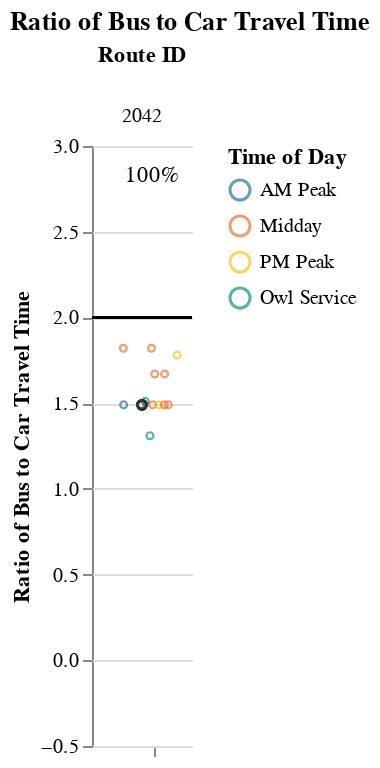
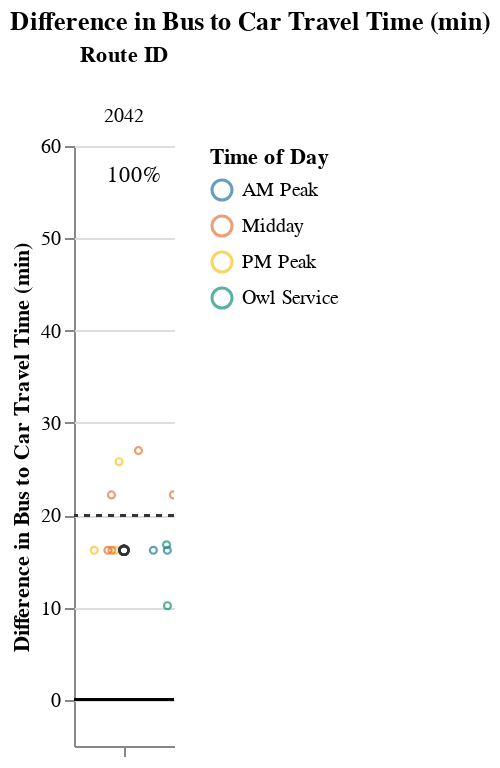

Notebook code cell kept with these figures, in order:
### Markdown cell above
## Viable Competitive Routes
### Short Routes (< 1 hr)

### Code cell
# Allow for possibility that operator doesn't have routes that fall into certain route_groups
# But, jupyterbook will not like markdown with f-string
# separate out route_group and put in each cell, and use try/except + if to display...
# but all 3 route groups must be displayed. just add sentence about why no routes were returned at the end
route_group = "short"
try:
    display_charts_for_route_group(df, route_group)
except:
    print("No routes meet this criteria.")

### Figure 1 — Vega-Lite specification as saved in the notebook (floating-point values rounded to 4 significant figures)
{"config": {"view": {"continuousWidth": 400, "continuousHeight": 300, "stroke": null}, "facet": {"spacing": 0}}, "data": {"name": "data-8a49054a82c41e74d1787f63de13a7ff"}, "facet": {"column": {"field": "route_id", "sort": ["2042"], "title": "Route ID", "type": "nominal"}}, "spec": {"layer": [{"mark": "rule", "encoding": {"color": {"value": "black"}, "y": {"field": "cutoff", "type": "quantitative"}}, "selection": {"selector001": {"type": "interval", "bind": "scales", "encodings": ["x", "y"]}}}, {"mark": {"type": "point", "opacity": 0.65, "size": 12, "strokeWidth": 1.1}, "encoding": {"color": {"field": "time_of_day", "scale": {"range": ["#136C97", "#E16B26", "#F6BF16", "#00896B", "#7790A3", "#5B559C"]}, "sort": ["AM Peak", "Midday", "PM Peak", "Owl Service"], "title": "Time of Day", "type": "nominal"}, "tooltip": [{"field": "route_id", "type": "nominal"}, {"field": "trip_id", "type": "nominal"}, {"field": "service_hours", "type": "quantitative"}, {"field": "car_duration_hours", "type": "quantitative"}, {"field": "bus_multiplier", "type": "quantitative"}, {"field": "bus_difference", "type": "quantitative"}, {"field": "num_trips", "type": "quantitative"}, {"field": "num_competitive", "type": "quantitative"}, {"field": "pct_trips_competitive", "type": "quantitative"}, {"field": "p25", "type": "quantitative"}, {"field": "p50", "type": "quantitative"}, {"field": "p75", "type": "quantitative"}], "x": {"axis": {"grid": false, "labels": false, "ticks": true, "values": [0]}, "field": "jitter", "scale": {}, "title": null, "type": "quantitative"}, "y": {"field": "bus_multiplier", "scale": {"domain": [-0.25, 2.8]}, "title": "Ratio of Bus to Car Travel Time", "type": "quantitative"}}, "transform": [{"calculate": "sqrt(-2*log(random()))*cos(2*PI*random())", "as": "jitter"}], "width": 50}, {"layer": [{"mark": {"type": "point", "opacity": 0.6, "size": 20, "strokeWidth": 1.3}, "encoding": {"color": {"value": "#323434"}, "y": {"field": "bus_multiplier", "type": "quantitative"}}, "transform": [{"filter": "(datum.p50_trip === 1)"}]}, {"mark": {"type": "text", "align": "center", "baseline": "middle"}, "encoding": {"color": {"value": "black"}, "text": {"field": "pct_trips_competitive", "format": ".0%", "type": "quantitative"}, "tooltip": [{"field": "route_id", "type": "nominal"}, {"field": "trip_id", "type": "nominal"}, {"field": "service_hours", "type": "quantitative"}, {"field": "car_duration_hours", "type": "quantitative"}, {"field": "bus_multiplier", "type": "quantitative"}, {"field": "bus_difference", "type": "quantitative"}, {"field": "num_trips", "type": "quantitative"}, {"field": "num_competitive", "type": "quantitative"}, {"field": "pct_trips_competitive", "type": "quantitative"}, {"field": "p25", "type": "quantitative"}, {"field": "p50", "type": "quantitative"}, {"field": "p75", "type": "quantitative"}], "x": {"value": 30}, "y": {"value": 15}}, "transform": [{"calculate": "sqrt(-2*log(random()))*cos(2*PI*random())", "as": "jitter"}, {"filter": "(datum.fastest_trip === 1)"}]}]}]}, "resolve": {"scale": {"y": "shared"}}, "title": "Ratio of Bus to Car Travel Time", "$schema": "https://vega.github.io/schema/vega-lite/v4.17.0.json", "datasets": {"data-8a49054a82c41e74d1787f63de13a7ff": [{"calitp_itp_id": 159, "trip_key": 6494662133026071208, "trip_id": "t_1547207_b_25985_tn_0", "shape_id": "p_4695", "route_id": "2042", "service_hours": 0.72, "trip_first_departure_ts": 21600, "trip_last_arrival_ts": 24180, "departure_hour": 6, "time_of_day": "Owl Service", "p25": 0.82, "p50": 0.82, "p75": 0.92, "p50_trip": 0, "fastest_trip": 1, "car_duration_hours": 0.55, "competitive_route": 1, "bus_multiplier": 1.31, "bus_difference": 10.2, "num_trips": 14, "num_competitive": 14, "pct_trips_competitive": 1.0, "bus_difference_spread": 16.8, "route_group": "short", "max_trip_hrs": 1.0, "max_trip_route_group": 1.0, "name": "Lake Transit Authority", "caltrans_district": "01 - Eureka", "drmt_organization_name": "['reck7ddrpXSeA0mH0']", "cutoff2": 20, "cutoff": 2}, {"calitp_itp_id": 159, "trip_key": -2495627823400254138, "trip_id": "t_1057379_b_25985_tn_0", "shape_id": "p_4696", "route_id": "2042", "service_hours": 0.82, "trip_first_departure_ts": 32400, "trip_last_arrival_ts": 35340, "departure_hour": 9, "time_of_day": "AM Peak", "p25": 0.82, "p50": 0.82, "p75": 0.92, "p50_trip": 1, "fastest_trip": 0, "car_duration_hours": 0.55, "competitive_route": 1, "bus_multiplier": 1.49, "bus_difference": 16.2, "num_trips": 14, "num_competitive": 14, "pct_trips_competitive": 1.0, "bus_difference_spread": 16.8, "route_group": "short", "max_trip_hrs": 1.0, "max_trip_route_group": 1.0, "name": "Lake Transit Authority", "caltrans_district": "01 - Eureka", "drmt_organization_name": "['reck7ddrpXSeA0mH0']", "cutoff2": 20, "cutoff": 2}, {"calitp_itp_id": 159, "trip_key": 6672467146987189394, "trip_id": "t_1547210_b_25985_tn_0", "shape_id": "p_4685", "route_id": "2042", "service_hours": 0.82, "trip_first_departure_ts": 66600, "trip_last_arrival_ts": 69540, "departure_hour": 18, "time_of_day": "PM Peak", "p25": 0.82, "p50": 0.82, "p75": 0.92, "p50_trip": 1, "fastest_trip": 0, "car_duration_hours": 0.55, "competitive_route": 1, "bus_multiplier": 1.49, "bus_difference": 16.2, "num_trips": 14, "num_competitive": 14, "pct_trips_competitive": 1.0, "bus_difference_spread": 16.8, "route_group": "short", "max_trip_hrs": 1.0, "max_trip_route_group": 1.0, "name": "Lake Transit Authority", "caltrans_district": "01 - Eureka", "drmt_organization_name": "['reck7ddrpXSeA0mH0']", "cutoff2": 20, "cutoff": 2}, {"calitp_itp_id": 159, "trip_key": 4262090264244909449, "trip_id": "t_1057322_b_25985_tn_0", "shape_id": "p_4696", "route_id": "2042", "service_hours": 0.82, "trip_first_departure_ts": 39600, "trip_last_arrival_ts": 42540, "departure_hour": 11, "time_of_day": "Midday", "p25": 0.82, "p50": 0.82, "p75": 0.92, "p50_trip": 1, "fastest_trip": 0, "car_duration_hours": 0.55, "competitive_route": 1, "bus_multiplier": 1.49, "bus_difference": 16.2, "num_trips": 14, "num_competitive": 14, "pct_trips_competitive": 1.0, "bus_difference_spread": 16.8, "route_group": "short", "max_trip_hrs": 1.0, "max_trip_route_group": 1.0, "name": "Lake Transit Authority", "caltrans_district": "01 - Eureka", "drmt_organization_name": "['reck7ddrpXSeA0mH0']", "cutoff2": 20, "cutoff": 2}, {"calitp_itp_id": 159, "trip_key": 5811904466090434083, "trip_id": "t_1057309_b_25985_tn_0", "shape_id": "p_4696", "route_id": "2042", "service_hours": 0.82, "trip_first_departure_ts": 25200, "trip_last_arrival_ts": 28140, "departure_hour": 7, "time_of_day": "AM Peak", "p25": 0.82, "p50": 0.82, "p75": 0.92, "p50_trip": 1, "fastest_trip": 0, "car_duration_hours": 0.55, "competitive_route": 1, "bus_multiplier": 1.49, "bus_difference": 16.2, "num_trips": 14, "num_competitive": 14, "pct_trips_competitive": 1.0, "bus_difference_spread": 16.8, "route_group": "short", "max_trip_hrs": 1.0, "max_trip_route_group": 1.0, "name": "Lake Transit Authority", "caltrans_district": "01 - Eureka", "drmt_organization_name": "['reck7ddrpXSeA0mH0']", "cutoff2": 20, "cutoff": 2}, {"calitp_itp_id": 159, "trip_key": 7583329211563474538, "trip_id": "t_1547208_b_25985_tn_0", "shape_id": "p_4696", "route_id": "2042", "service_hours": 0.82, "trip_first_departure_ts": 50400, "trip_last_arrival_ts": 53340, "departure_hour": 14, "time_of_day": "Midday", "p25": 0.82, "p50": 0.82, "p75": 0.92, "p50_trip": 1, "fastest_trip": 0, "car_duration_hours": 0.55, "competitive_route": 1, "bus_multiplier": 1.49, "bus_difference": 16.2, "num_trips": 14, "num_competitive": 14, "pct_trips_competitive": 1.0, "bus_difference_spread": 16.8, "route_group": "short", "max_trip_hrs": 1.0, "max_trip_route_group": 1.0, "name": "Lake Transit Authority", "caltrans_district": "01 - Eureka", "drmt_organization_name": "['reck7ddrpXSeA0mH0']", "cutoff2": 20, "cutoff": 2}, {"calitp_itp_id": 159, "trip_key": 7029503141809018244, "trip_id": "t_1439235_b_25985_tn_0", "shape_id": "p_4696", "route_id": "2042", "service_hours": 0.82, "trip_first_departure_ts": 61200, "trip_last_arrival_ts": 64140, "departure_hour": 17, "time_of_day": "PM Peak", "p25": 0.82, "p50": 0.82, "p75": 0.92, "p50_trip": 1, "fastest_trip": 0, "car_duration_hours": 0.55, "competitive_route": 1, "bus_multiplier": 1.49, "bus_difference": 16.2, "num_trips": 14, "num_competitive": 14, "pct_trips_competitive": 1.0, "bus_difference_spread": 16.8, "route_group": "short", "max_trip_hrs": 1.0, "max_trip_route_group": 1.0, "name": "Lake Transit Authority", "caltrans_district": "01 - Eureka", "drmt_organization_name": "['reck7ddrpXSeA0mH0']", "cutoff2": 20, "cutoff": 2}, {"calitp_itp_id": 159, "trip_key": -549099797111008701, "trip_id": "t_1057323_b_25985_tn_0", "shape_id": "p_4696", "route_id": "2042", "service_hours": 0.82, "trip_first_departure_ts": 46800, "trip_last_arrival_ts": 49740, "departure_hour": 13, "time_of_day": "Midday", "p25": 0.82, "p50": 0.82, "p75": 0.92, "p50_trip": 1, "fastest_trip": 0, "car_duration_hours": 0.55, "competitive_route": 1, "bus_multiplier": 1.49, "bus_difference": 16.2, "num_trips": 14, "num_competitive": 14, "pct_trips_competitive": 1.0, "bus_difference_spread": 16.8, "route_group": "short", "max_trip_hrs": 1.0, "max_trip_route_group": 1.0, "name": "Lake Transit Authority", "caltrans_district": "01 - Eureka", "drmt_organization_name": "['reck7ddrpXSeA0mH0']", "cutoff2": 20, "cutoff": 2}, {"calitp_itp_id": 159, "trip_key": 4215259262523491246, "trip_id": "t_1547209_b_25985_tn_0", "shape_id": "p_4684", "route_id": "2042", "service_hours": 0.83, "trip_first_departure_ts": 24300, "trip_last_arrival_ts": 27300, "departure_hour": 6, "time_of_day": "Owl Service", "p25": 0.82, "p50": 0.82, "p75": 0.92, "p50_trip": 0, "fastest_trip": 0, "car_duration_hours": 0.55, "competitive_route": 1, "bus_multiplier": 1.51, "bus_difference": 16.8, "num_trips": 14, "num_competitive": 14, "pct_trips_competitive": 1.0, "bus_difference_spread": 16.8, "route_group": "short", "max_trip_hrs": 1.0, "max_trip_route_group": 1.0, "name": "Lake Transit Authority", "caltrans_district": "01 - Eureka", "drmt_organization_name": "['reck7ddrpXSeA0mH0']", "cutoff2": 20, "cutoff": 2}, {"calitp_itp_id": 159, "trip_key": 1503952459718726654, "trip_id": "t_1057308_b_25985_tn_0", "shape_id": "p_4684", "route_id": "2042", "service_hours": 0.92, "trip_first_departure_ts": 39600, "trip_last_arrival_ts": 42900, "departure_hour": 11, "time_of_day": "Midday", "p25": 0.82, "p50": 0.82, "p75": 0.92, "p50_trip": 0, "fastest_trip": 0, "car_duration_hours": 0.55, "competitive_route": 1, "bus_multiplier": 1.67, "bus_difference": 22.2, "num_trips": 14, "num_competitive": 14, "pct_trips_competitive": 1.0, "bus_difference_spread": 16.8, "route_group": "short", "max_trip_hrs": 1.0, "max_trip_route_group": 1.0, "name": "Lake Transit Authority", "caltrans_district": "01 - Eureka", "drmt_organization_name": "['reck7ddrpXSeA0mH0']", "cutoff2": 20, "cutoff": 2}, {"calitp_itp_id": 159, "trip_key": 2670754769451722377, "trip_id": "t_1057277_b_25985_tn_0", "shape_id": "p_4684", "route_id": "2042", "service_hours": 0.92, "trip_first_departure_ts": 36000, "trip_last_arrival_ts": 39300, "departure_hour": 10, "time_of_day": "Midday", "p25": 0.82, "p50": 0.82, "p75": 0.92, "p50_trip": 0, "fastest_trip": 0, "car_duration_hours": 0.55, "competitive_route": 1, "bus_multiplier": 1.67, "bus_difference": 22.2, "num_trips": 14, "num_competitive": 14, "pct_trips_competitive": 1.0, "bus_difference_spread": 16.8, "route_group": "short", "max_trip_hrs": 1.0, "max_trip_route_group": 1.0, "name": "Lake Transit Authority", "caltrans_district": "01 - Eureka", "drmt_organization_name": "['reck7ddrpXSeA0mH0']", "cutoff2": 20, "cutoff": 2}, {"calitp_itp_id": 159, "trip_key": 4073523601861258746, "trip_id": "t_1063564_b_25985_tn_0", "shape_id": "p_4684", "route_id": "2042", "service_hours": 0.98, "trip_first_departure_ts": 64800, "trip_last_arrival_ts": 68340, "departure_hour": 18, "time_of_day": "PM Peak", "p25": 0.82, "p50": 0.82, "p75": 0.92, "p50_trip": 0, "fastest_trip": 0, "car_duration_hours": 0.55, "competitive_route": 1, "bus_multiplier": 1.78, "bus_difference": 25.8, "num_trips": 14, "num_competitive": 14, "pct_trips_competitive": 1.0, "bus_difference_spread": 16.8, "route_group": "short", "max_trip_hrs": 1.0, "max_trip_route_group": 1.0, "name": "Lake Transit Authority", "caltrans_district": "01 - Eureka", "drmt_organization_name": "['reck7ddrpXSeA0mH0']", "cutoff2": 20, "cutoff": 2}, {"calitp_itp_id": 159, "trip_key": 6345662052778926459, "trip_id": "t_1439236_b_25985_tn_0", "shape_id": "p_4684", "route_id": "2042", "service_hours": 1.0, "trip_first_departure_ts": 51000, "trip_last_arrival_ts": 54600, "departure_hour": 14, "time_of_day": "Midday", "p25": 0.82, "p50": 0.82, "p75": 0.92, "p50_trip": 0, "fastest_trip": 0, "car_duration_hours": 0.55, "competitive_route": 1, "bus_multiplier": 1.82, "bus_difference": 27.0, "num_trips": 14, "num_competitive": 14, "pct_trips_competitive": 1.0, "bus_difference_spread": 16.8, "route_group": "short", "max_trip_hrs": 1.0, "max_trip_route_group": 1.0, "name": "Lake Transit Authority", "caltrans_district": "01 - Eureka", "drmt_organization_name": "['reck7ddrpXSeA0mH0']", "cutoff2": 20, "cutoff": 2}, {"calitp_itp_id": 159, "trip_key": -8876945536004734190, "trip_id": "t_1057276_b_25985_tn_0", "shape_id": "p_4684", "route_id": "2042", "service_hours": 1.0, "trip_first_departure_ts": 55800, "trip_last_arrival_ts": 59400, "departure_hour": 15, "time_of_day": "Midday", "p25": 0.82, "p50": 0.82, "p75": 0.92, "p50_trip": 0, "fastest_trip": 0, "car_duration_hours": 0.55, "competitive_route": 1, "bus_multiplier": 1.82, "bus_difference": 27.0, "num_trips": 14, "num_competitive": 14, "pct_trips_competitive": 1.0, "bus_difference_spread": 16.8, "route_group": "short", "max_trip_hrs": 1.0, "max_trip_route_group": 1.0, "name": "Lake Transit Authority", "caltrans_district": "01 - Eureka", "drmt_organization_name": "['reck7ddrpXSeA0mH0']", "cutoff2": 20, "cutoff": 2}]}}

### Figure 2 — Vega-Lite specification as saved in the notebook (floating-point values rounded to 4 significant figures)
{"config": {"view": {"continuousWidth": 400, "continuousHeight": 300, "stroke": null}, "facet": {"spacing": 0}}, "data": {"name": "data-549ade43986410ba4d37549b5389821b"}, "facet": {"column": {"field": "route_id", "sort": ["2042"], "title": "Route ID", "type": "nominal"}}, "spec": {"layer": [{"mark": "rule", "encoding": {"color": {"value": "black"}, "y": {"field": "cutoff", "type": "quantitative"}}, "selection": {"selector002": {"type": "interval", "bind": "scales", "encodings": ["x", "y"]}}}, {"mark": {"type": "rule", "strokeDash": [3, 3]}, "encoding": {"color": {"value": "#323434"}, "y": {"field": "cutoff2", "type": "quantitative"}}}, {"mark": {"type": "point", "opacity": 0.65, "size": 12, "strokeWidth": 1.1}, "encoding": {"color": {"field": "time_of_day", "scale": {"range": ["#136C97", "#E16B26", "#F6BF16", "#00896B", "#7790A3", "#5B559C"]}, "sort": ["AM Peak", "Midday", "PM Peak", "Owl Service"], "title": "Time of Day", "type": "nominal"}, "tooltip": [{"field": "route_id", "type": "nominal"}, {"field": "trip_id", "type": "nominal"}, {"field": "service_hours", "type": "quantitative"}, {"field": "car_duration_hours", "type": "quantitative"}, {"field": "bus_multiplier", "type": "quantitative"}, {"field": "bus_difference", "type": "quantitative"}, {"field": "num_trips", "type": "quantitative"}, {"field": "num_competitive", "type": "quantitative"}, {"field": "pct_trips_competitive", "type": "quantitative"}, {"field": "p25", "type": "quantitative"}, {"field": "p50", "type": "quantitative"}, {"field": "p75", "type": "quantitative"}], "x": {"axis": {"grid": false, "labels": false, "ticks": true, "values": [0]}, "field": "jitter", "scale": {}, "title": null, "type": "quantitative"}, "y": {"field": "bus_difference", "scale": {"domain": [-5, 55.2]}, "title": "Difference in Bus to Car Travel Time (min)", "type": "quantitative"}}, "transform": [{"calculate": "sqrt(-2*log(random()))*cos(2*PI*random())", "as": "jitter"}], "width": 50}, {"layer": [{"mark": {"type": "point", "opacity": 0.6, "size": 20, "strokeWidth": 1.3}, "encoding": {"color": {"value": "#323434"}, "y": {"field": "bus_difference", "type": "quantitative"}}, "transform": [{"filter": "(datum.p50_trip === 1)"}]}, {"mark": {"type": "text", "align": "center", "baseline": "middle"}, "encoding": {"color": {"value": "black"}, "text": {"field": "pct_trips_competitive", "format": ".0%", "type": "quantitative"}, "tooltip": [{"field": "route_id", "type": "nominal"}, {"field": "trip_id", "type": "nominal"}, {"field": "service_hours", "type": "quantitative"}, {"field": "car_duration_hours", "type": "quantitative"}, {"field": "bus_multiplier", "type": "quantitative"}, {"field": "bus_difference", "type": "quantitative"}, {"field": "num_trips", "type": "quantitative"}, {"field": "num_competitive", "type": "quantitative"}, {"field": "pct_trips_competitive", "type": "quantitative"}, {"field": "p25", "type": "quantitative"}, {"field": "p50", "type": "quantitative"}, {"field": "p75", "type": "quantitative"}], "x": {"value": 30}, "y": {"value": 15}}, "transform": [{"calculate": "sqrt(-2*log(random()))*cos(2*PI*random())", "as": "jitter"}, {"filter": "(datum.fastest_trip === 1)"}]}]}]}, "resolve": {"scale": {"y": "shared"}}, "title": "Difference in Bus to Car Travel Time (min)", "$schema": "https://vega.github.io/schema/vega-lite/v4.17.0.json", "datasets": {"data-549ade43986410ba4d37549b5389821b": [{"calitp_itp_id": 159, "trip_key": 6494662133026071208, "trip_id": "t_1547207_b_25985_tn_0", "shape_id": "p_4695", "route_id": "2042", "service_hours": 0.72, "trip_first_departure_ts": 21600, "trip_last_arrival_ts": 24180, "departure_hour": 6, "time_of_day": "Owl Service", "p25": 0.82, "p50": 0.82, "p75": 0.92, "p50_trip": 0, "fastest_trip": 1, "car_duration_hours": 0.55, "competitive_route": 1, "bus_multiplier": 1.31, "bus_difference": 10.2, "num_trips": 14, "num_competitive": 14, "pct_trips_competitive": 1.0, "bus_difference_spread": 16.8, "route_group": "short", "max_trip_hrs": 1.0, "max_trip_route_group": 1.0, "name": "Lake Transit Authority", "caltrans_district": "01 - Eureka", "drmt_organization_name": "['reck7ddrpXSeA0mH0']", "cutoff2": 20, "cutoff": 0}, {"calitp_itp_id": 159, "trip_key": -2495627823400254138, "trip_id": "t_1057379_b_25985_tn_0", "shape_id": "p_4696", "route_id": "2042", "service_hours": 0.82, "trip_first_departure_ts": 32400, "trip_last_arrival_ts": 35340, "departure_hour": 9, "time_of_day": "AM Peak", "p25": 0.82, "p50": 0.82, "p75": 0.92, "p50_trip": 1, "fastest_trip": 0, "car_duration_hours": 0.55, "competitive_route": 1, "bus_multiplier": 1.49, "bus_difference": 16.2, "num_trips": 14, "num_competitive": 14, "pct_trips_competitive": 1.0, "bus_difference_spread": 16.8, "route_group": "short", "max_trip_hrs": 1.0, "max_trip_route_group": 1.0, "name": "Lake Transit Authority", "caltrans_district": "01 - Eureka", "drmt_organization_name": "['reck7ddrpXSeA0mH0']", "cutoff2": 20, "cutoff": 0}, {"calitp_itp_id": 159, "trip_key": 6672467146987189394, "trip_id": "t_1547210_b_25985_tn_0", "shape_id": "p_4685", "route_id": "2042", "service_hours": 0.82, "trip_first_departure_ts": 66600, "trip_last_arrival_ts": 69540, "departure_hour": 18, "time_of_day": "PM Peak", "p25": 0.82, "p50": 0.82, "p75": 0.92, "p50_trip": 1, "fastest_trip": 0, "car_duration_hours": 0.55, "competitive_route": 1, "bus_multiplier": 1.49, "bus_difference": 16.2, "num_trips": 14, "num_competitive": 14, "pct_trips_competitive": 1.0, "bus_difference_spread": 16.8, "route_group": "short", "max_trip_hrs": 1.0, "max_trip_route_group": 1.0, "name": "Lake Transit Authority", "caltrans_district": "01 - Eureka", "drmt_organization_name": "['reck7ddrpXSeA0mH0']", "cutoff2": 20, "cutoff": 0}, {"calitp_itp_id": 159, "trip_key": 4262090264244909449, "trip_id": "t_1057322_b_25985_tn_0", "shape_id": "p_4696", "route_id": "2042", "service_hours": 0.82, "trip_first_departure_ts": 39600, "trip_last_arrival_ts": 42540, "departure_hour": 11, "time_of_day": "Midday", "p25": 0.82, "p50": 0.82, "p75": 0.92, "p50_trip": 1, "fastest_trip": 0, "car_duration_hours": 0.55, "competitive_route": 1, "bus_multiplier": 1.49, "bus_difference": 16.2, "num_trips": 14, "num_competitive": 14, "pct_trips_competitive": 1.0, "bus_difference_spread": 16.8, "route_group": "short", "max_trip_hrs": 1.0, "max_trip_route_group": 1.0, "name": "Lake Transit Authority", "caltrans_district": "01 - Eureka", "drmt_organization_name": "['reck7ddrpXSeA0mH0']", "cutoff2": 20, "cutoff": 0}, {"calitp_itp_id": 159, "trip_key": 5811904466090434083, "trip_id": "t_1057309_b_25985_tn_0", "shape_id": "p_4696", "route_id": "2042", "service_hours": 0.82, "trip_first_departure_ts": 25200, "trip_last_arrival_ts": 28140, "departure_hour": 7, "time_of_day": "AM Peak", "p25": 0.82, "p50": 0.82, "p75": 0.92, "p50_trip": 1, "fastest_trip": 0, "car_duration_hours": 0.55, "competitive_route": 1, "bus_multiplier": 1.49, "bus_difference": 16.2, "num_trips": 14, "num_competitive": 14, "pct_trips_competitive": 1.0, "bus_difference_spread": 16.8, "route_group": "short", "max_trip_hrs": 1.0, "max_trip_route_group": 1.0, "name": "Lake Transit Authority", "caltrans_district": "01 - Eureka", "drmt_organization_name": "['reck7ddrpXSeA0mH0']", "cutoff2": 20, "cutoff": 0}, {"calitp_itp_id": 159, "trip_key": 7583329211563474538, "trip_id": "t_1547208_b_25985_tn_0", "shape_id": "p_4696", "route_id": "2042", "service_hours": 0.82, "trip_first_departure_ts": 50400, "trip_last_arrival_ts": 53340, "departure_hour": 14, "time_of_day": "Midday", "p25": 0.82, "p50": 0.82, "p75": 0.92, "p50_trip": 1, "fastest_trip": 0, "car_duration_hours": 0.55, "competitive_route": 1, "bus_multiplier": 1.49, "bus_difference": 16.2, "num_trips": 14, "num_competitive": 14, "pct_trips_competitive": 1.0, "bus_difference_spread": 16.8, "route_group": "short", "max_trip_hrs": 1.0, "max_trip_route_group": 1.0, "name": "Lake Transit Authority", "caltrans_district": "01 - Eureka", "drmt_organization_name": "['reck7ddrpXSeA0mH0']", "cutoff2": 20, "cutoff": 0}, {"calitp_itp_id": 159, "trip_key": 7029503141809018244, "trip_id": "t_1439235_b_25985_tn_0", "shape_id": "p_4696", "route_id": "2042", "service_hours": 0.82, "trip_first_departure_ts": 61200, "trip_last_arrival_ts": 64140, "departure_hour": 17, "time_of_day": "PM Peak", "p25": 0.82, "p50": 0.82, "p75": 0.92, "p50_trip": 1, "fastest_trip": 0, "car_duration_hours": 0.55, "competitive_route": 1, "bus_multiplier": 1.49, "bus_difference": 16.2, "num_trips": 14, "num_competitive": 14, "pct_trips_competitive": 1.0, "bus_difference_spread": 16.8, "route_group": "short", "max_trip_hrs": 1.0, "max_trip_route_group": 1.0, "name": "Lake Transit Authority", "caltrans_district": "01 - Eureka", "drmt_organization_name": "['reck7ddrpXSeA0mH0']", "cutoff2": 20, "cutoff": 0}, {"calitp_itp_id": 159, "trip_key": -549099797111008701, "trip_id": "t_1057323_b_25985_tn_0", "shape_id": "p_4696", "route_id": "2042", "service_hours": 0.82, "trip_first_departure_ts": 46800, "trip_last_arrival_ts": 49740, "departure_hour": 13, "time_of_day": "Midday", "p25": 0.82, "p50": 0.82, "p75": 0.92, "p50_trip": 1, "fastest_trip": 0, "car_duration_hours": 0.55, "competitive_route": 1, "bus_multiplier": 1.49, "bus_difference": 16.2, "num_trips": 14, "num_competitive": 14, "pct_trips_competitive": 1.0, "bus_difference_spread": 16.8, "route_group": "short", "max_trip_hrs": 1.0, "max_trip_route_group": 1.0, "name": "Lake Transit Authority", "caltrans_district": "01 - Eureka", "drmt_organization_name": "['reck7ddrpXSeA0mH0']", "cutoff2": 20, "cutoff": 0}, {"calitp_itp_id": 159, "trip_key": 4215259262523491246, "trip_id": "t_1547209_b_25985_tn_0", "shape_id": "p_4684", "route_id": "2042", "service_hours": 0.83, "trip_first_departure_ts": 24300, "trip_last_arrival_ts": 27300, "departure_hour": 6, "time_of_day": "Owl Service", "p25": 0.82, "p50": 0.82, "p75": 0.92, "p50_trip": 0, "fastest_trip": 0, "car_duration_hours": 0.55, "competitive_route": 1, "bus_multiplier": 1.51, "bus_difference": 16.8, "num_trips": 14, "num_competitive": 14, "pct_trips_competitive": 1.0, "bus_difference_spread": 16.8, "route_group": "short", "max_trip_hrs": 1.0, "max_trip_route_group": 1.0, "name": "Lake Transit Authority", "caltrans_district": "01 - Eureka", "drmt_organization_name": "['reck7ddrpXSeA0mH0']", "cutoff2": 20, "cutoff": 0}, {"calitp_itp_id": 159, "trip_key": 1503952459718726654, "trip_id": "t_1057308_b_25985_tn_0", "shape_id": "p_4684", "route_id": "2042", "service_hours": 0.92, "trip_first_departure_ts": 39600, "trip_last_arrival_ts": 42900, "departure_hour": 11, "time_of_day": "Midday", "p25": 0.82, "p50": 0.82, "p75": 0.92, "p50_trip": 0, "fastest_trip": 0, "car_duration_hours": 0.55, "competitive_route": 1, "bus_multiplier": 1.67, "bus_difference": 22.2, "num_trips": 14, "num_competitive": 14, "pct_trips_competitive": 1.0, "bus_difference_spread": 16.8, "route_group": "short", "max_trip_hrs": 1.0, "max_trip_route_group": 1.0, "name": "Lake Transit Authority", "caltrans_district": "01 - Eureka", "drmt_organization_name": "['reck7ddrpXSeA0mH0']", "cutoff2": 20, "cutoff": 0}, {"calitp_itp_id": 159, "trip_key": 2670754769451722377, "trip_id": "t_1057277_b_25985_tn_0", "shape_id": "p_4684", "route_id": "2042", "service_hours": 0.92, "trip_first_departure_ts": 36000, "trip_last_arrival_ts": 39300, "departure_hour": 10, "time_of_day": "Midday", "p25": 0.82, "p50": 0.82, "p75": 0.92, "p50_trip": 0, "fastest_trip": 0, "car_duration_hours": 0.55, "competitive_route": 1, "bus_multiplier": 1.67, "bus_difference": 22.2, "num_trips": 14, "num_competitive": 14, "pct_trips_competitive": 1.0, "bus_difference_spread": 16.8, "route_group": "short", "max_trip_hrs": 1.0, "max_trip_route_group": 1.0, "name": "Lake Transit Authority", "caltrans_district": "01 - Eureka", "drmt_organization_name": "['reck7ddrpXSeA0mH0']", "cutoff2": 20, "cutoff": 0}, {"calitp_itp_id": 159, "trip_key": 4073523601861258746, "trip_id": "t_1063564_b_25985_tn_0", "shape_id": "p_4684", "route_id": "2042", "service_hours": 0.98, "trip_first_departure_ts": 64800, "trip_last_arrival_ts": 68340, "departure_hour": 18, "time_of_day": "PM Peak", "p25": 0.82, "p50": 0.82, "p75": 0.92, "p50_trip": 0, "fastest_trip": 0, "car_duration_hours": 0.55, "competitive_route": 1, "bus_multiplier": 1.78, "bus_difference": 25.8, "num_trips": 14, "num_competitive": 14, "pct_trips_competitive": 1.0, "bus_difference_spread": 16.8, "route_group": "short", "max_trip_hrs": 1.0, "max_trip_route_group": 1.0, "name": "Lake Transit Authority", "caltrans_district": "01 - Eureka", "drmt_organization_name": "['reck7ddrpXSeA0mH0']", "cutoff2": 20, "cutoff": 0}, {"calitp_itp_id": 159, "trip_key": 6345662052778926459, "trip_id": "t_1439236_b_25985_tn_0", "shape_id": "p_4684", "route_id": "2042", "service_hours": 1.0, "trip_first_departure_ts": 51000, "trip_last_arrival_ts": 54600, "departure_hour": 14, "time_of_day": "Midday", "p25": 0.82, "p50": 0.82, "p75": 0.92, "p50_trip": 0, "fastest_trip": 0, "car_duration_hours": 0.55, "competitive_route": 1, "bus_multiplier": 1.82, "bus_difference": 27.0, "num_trips": 14, "num_competitive": 14, "pct_trips_competitive": 1.0, "bus_difference_spread": 16.8, "route_group": "short", "max_trip_hrs": 1.0, "max_trip_route_group": 1.0, "name": "Lake Transit Authority", "caltrans_district": "01 - Eureka", "drmt_organization_name": "['reck7ddrpXSeA0mH0']", "cutoff2": 20, "cutoff": 0}, {"calitp_itp_id": 159, "trip_key": -8876945536004734190, "trip_id": "t_1057276_b_25985_tn_0", "shape_id": "p_4684", "route_id": "2042", "service_hours": 1.0, "trip_first_departure_ts": 55800, "trip_last_arrival_ts": 59400, "departure_hour": 15, "time_of_day": "Midday", "p25": 0.82, "p50": 0.82, "p75": 0.92, "p50_trip": 0, "fastest_trip": 0, "car_duration_hours": 0.55, "competitive_route": 1, "bus_multiplier": 1.82, "bus_difference": 27.0, "num_trips": 14, "num_competitive": 14, "pct_trips_competitive": 1.0, "bus_difference_spread": 16.8, "route_group": "short", "max_trip_hrs": 1.0, "max_trip_route_group": 1.0, "name": "Lake Transit Authority", "caltrans_district": "01 - Eureka", "drmt_organization_name": "['reck7ddrpXSeA0mH0']", "cutoff2": 20, "cutoff": 0}]}}
